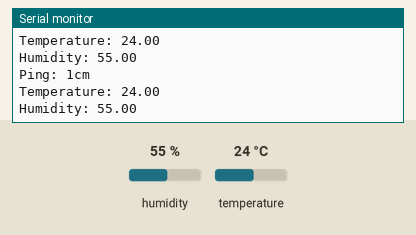
Simulated run of this sketch. Board: Arduino Uno, built with avr-gcc and run on an emulated ATmega328P. Parts: the last lines printed to the serial monitor. Wiring (inferred from the names in the program): DHT11 sensor: data pin 4. The inputs (shaded band) are chosen by the test bench; at power-on: humidity 55 %, temperature 24 °C.

Above: at 1.2 s.
1.3 s: humidity set to 22 %
At 1.3 s:
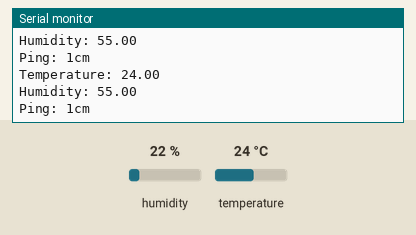
2.8 s: temperature set to 12 °C
At 2.83 s:
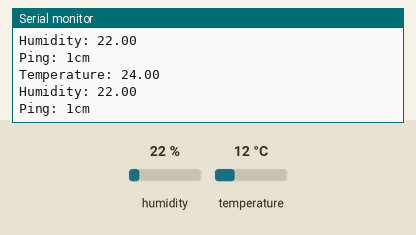
5.8 s: humidity set to 40 %
At 5.8 s:
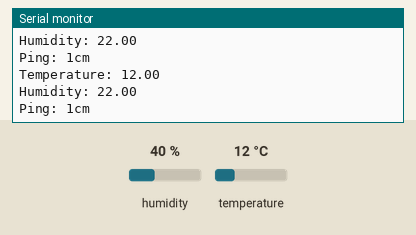
7.3 s: humidity set to 68 %
At 7.32 s:
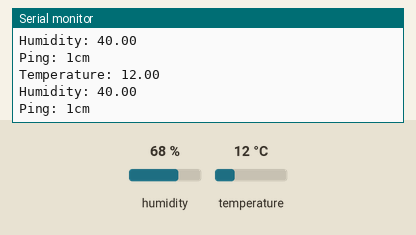
Timing chart, 0 to 10.3 s (numbered marks = the images above; inputs shaded):
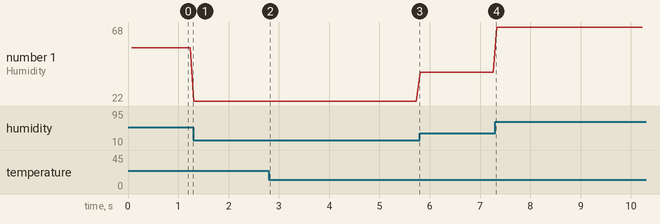

Measured:
- plotted number 1: 55 → 22 after the input at 1.3 s, 22 → 40 after the input at 5.8 s, 40 → 68 after the input at 7.3 s

The sketch:

Range_Temp.ino
```cpp
#include <dht.h>
#include <NewPing.h>

#define TRIGGER_PIN  3
#define ECHO_PIN     2
#define MAX_DISTANCE 200
dht DHT;
#define DHT11_PIN 4

NewPing sonar(TRIGGER_PIN, ECHO_PIN, MAX_DISTANCE);


void setup() {
  Serial.begin(115200);
   }

void loop() {
  delay(50);
  Serial.print("Ping: ");
  int chk = DHT.read11(DHT11_PIN);
  double tmp = DHT.temperature;
  Serial.print(sonar.ping_cm_tc(tmp));
  Serial.println("cm");
  Serial.println("Temperature: " + (String)tmp);
  Serial.println("Humidity: " + (String)DHT.humidity);
  }
```
